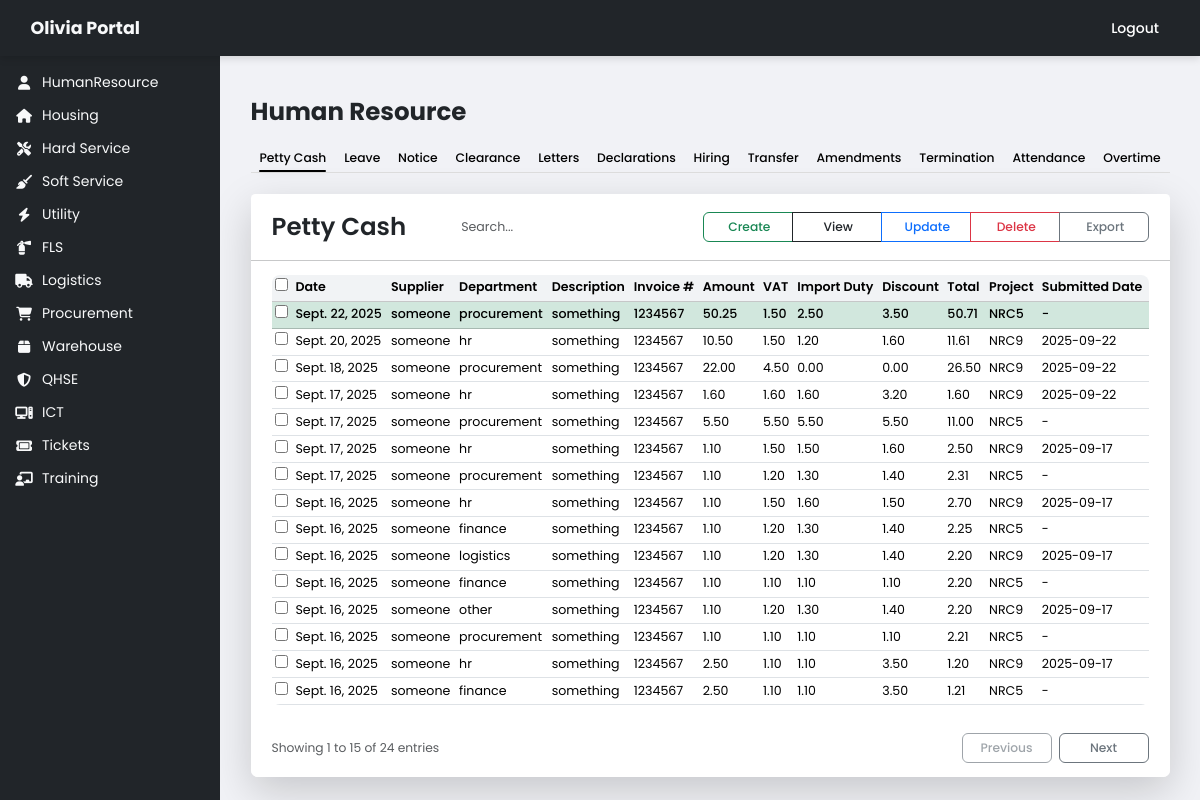
/humanresource/petty-cash/, run on the app's committed database.
### HumanResource/models.py (models this page shows, shortened)
class Cash(models.Model):
    DEPARTMENT_CHOICES = [
        ('finance', 'Finance'),
        ('hr', 'Human Resources'),
        ('it', 'IT'),
        ('logistics', 'Logistics'),
        ('procurement', 'Procurement'),
        ('other', 'Other'),
    ]
    supplier_name = models.CharField(max_length=255)
    department = models.CharField(max_length=50)
    item_description = models.TextField()
    date = models.DateField()
    invoice_number = models.CharField(max_length=100, blank=True, null=True)
    amount = models.DecimalField(max_digits=12, decimal_places=2)
    vat = models.DecimalField(max_digits=12, decimal_places=2, default=0)
    import_duty = models.DecimalField(max_digits=12, decimal_places=2, default=0)
    discount = models.DecimalField(max_digits=12, decimal_places=2, default=0)
    total = models.DecimalField(max_digits=12, decimal_places=2)
    attachments = models.FileField(upload_to='pettycash/attachments/', blank=True, null=True)
    submitted_date = models.DateField(null=True, blank=True)
    project_name = models.ForeignKey(Project, on_delete=models.CASCADE, related_name="cash_entries")
    created_at = models.DateTimeField(auto_now_add=True)

class Project(models.Model):
    project_name = models.CharField(max_length=255, unique=True)
    def __str__(self):
        return self.project_name

### HumanResource/views.py (the view, shortened to what this page needs)
# urls.py: path('petty-cash/', views.hr_petty_cash, name='hr_petty_cash'),
def hr_petty_cash(request):
    cash_list = Cash.objects.all().order_by('-created_at')
    paginator = Paginator(cash_list, 15)
    page_number = request.GET.get('page')
    cash_entries = paginator.get_page(page_number)
    form = CashForm()
    context = {
        'cash_entries': cash_entries,
        'form': form,
    }
    return render(request, 'humanresource/petty_cash.html', context)

### Housing/context_processors.py (called while the page is built)
def housing_tabs(request):
    return {"tabs": HOUSING_TABS}

### Olivia/constants.py (called while the page is built)
def departments_context(request):
    return {"departments": DEPARTMENTS}

def hr_tabs_context(request):
    return {"HR_TABS": HR_TABS}

### Olivia/views.py (called while the page is built)
def departments_context(request):
    return {"departments": DEPARTMENTS}

### HumanResource/templates/humanresource/petty_cash.html (shortened to what this page needs)
{% extends "humanresource/home.html" %}
{% load static %}
{% block hr_content %}
<div class="card shadow-lg border-0 rounded-3 mt-4">
  <div class="card-header bg-white border-0 px-4 py-3">
    <div class="d-flex align-items-center justify-content-between flex-wrap gap-2">
      <h3 class="fw-semibold mb-0" style="font-family: 'Poppins', sans-serif;">
        Petty Cash
      </h3>
      <div class="search-box mx-3">
        <input placeholder="Search..." id="search" class="form-control shadow-none" type="search">
      </div>
      <div class="btn-group">
        <button class="btn btn-sm btn-outline-success" data-bs-toggle="modal" data-bs-target="#cashModal">
           Create
        </button>
        <button id="viewBtn" class="btn btn-sm btn-outline-dark">
           View
        </button>
        <button id="updateBtn" class="btn btn-sm btn-outline-primary">
           Update
        </button>
        <button type="submit" name="delete_selected" class="btn btn-sm btn-outline-danger" id="deleteSelectedBtn">
           Delete
        </button>
        <button type="button" class="btn btn-sm btn-outline-secondary" id="exportBtn">
           Export
        </button>
      </div>
    </div>
  </div>
  <hr class="no-margin-hr">
  <div class="card-body px-4 py-3">
    <div class="table-responsive">
      <table id="cashTable" class="table table-sm align-middle table-hover mb-0"
        style="font-family: 'Poppins', sans-serif; font-size: 0.9rem;">
        <thead class="table-light text-muted">
          <tr>
            <th scope="col">
              <input type="checkbox" id="selectAll">
            </th>
            <th scope="col">Date</th>
            <th scope="col">Supplier</th>
            <th scope="col">Department</th>
            <th scope="col">Description</th>
            <th scope="col">Invoice #</th>
            <th scope="col">Amount</th>
            <th scope="col">VAT</th>
            <th scope="col">Import Duty</th>
            <th scope="col">Discount</th>
            <th scope="col">Total</th>
            <th scope="col">Project</th>
            <th scope="col">Submitted Date</th>
          </tr>
        </thead>
        <tbody>
          {% for cash in cash_entries %}
          <tr class="{% if forloop.first %}table-success new-entry{% endif %}"
            data-attachment="{% if cash.attachments %}{{ cash.attachments.url }}{% endif %}"
            data-id="{{ cash.id }}" data-date="{{ cash.date|date:'Y-m-d' }}" data-supplier="{{ cash.supplier_name }}"
            data-department="{{ cash.department }}" data-project="{{ cash.project.id }}"
            data-item="{{ cash.item_description }}" data-invoice="{{ cash.invoice_number }}"
            data-amount="{{ cash.amount }}" data-vat="{{ cash.vat }}" data-duty="{{ cash.import_duty }}"
            data-discount="{{ cash.discount }}" data-total="{{ cash.total }}">
            <td>
              <input type="checkbox" class="select-entry" name="selected_entries" id="{{ cash.id }}"
                value="{{ cash.id }}">
            </td>
            <td>{{ cash.date }}</td>
            <td class="supplier">{{ cash.supplier_name }}</td>
            <td class="department">{{ cash.department }}</td>
            <td>{{ cash.item_description }}</td>
            <td class="invoice">{{ cash.invoice_number }}</td>
            <td>{{ cash.amount }}</td>
            <td>{{ cash.vat }}</td>
            <td>{{ cash.import_duty }}</td>
            <td>{{ cash.discount }}</td>
            <td>{{ cash.total }}</td>
            <td class="project">{{ cash.project_name }}</td>
            <td>
              {% if cash.submitted_date %}
              {{ cash.submitted_date|date:"Y-m-d" }}
              {% else %}
              -
              {% endif %}
            </td>
          </tr>
          {% empty %}
          <tr>
            <td colspan="14" class="text-center text-muted">
              No petty cash records found
            </td>
          </tr>
          {% endfor %}
        </tbody>
      </table>
    </div>
  </div>
  <div class="card-footer bg-white border-0 rounded-3 py-3 px-4">
    <div class="d-flex align-items-center justify-content-between flex-wrap gap-2">
      <div class="d-flex align-items-center small text-muted">
        <span class="me-3">
          Showing {{ cash_entries.start_index }} to {{ cash_entries.end_index }} of {{ cash_entries.paginator.count }}
          entries
        </span>
      </div>
      <div class="d-flex gap-2">
        {% if cash_entries.has_previous %}
        <a href="?page={{ cash_entries.previous_page_number }}" class="btn btn-outline-secondary btn-sm">
          <i class="bi bi-chevron-left"></i> Previous
        </a>
        {% else %}
        <button class="btn btn-outline-secondary btn-sm" disabled>
           Previous
        </button>
        {% endif %}
        {% if cash_entries.has_next %}
        <a href="?page={{ cash_entries.next_page_number }}" class="btn btn-outline-secondary btn-sm">
          Next
        </a>
        {% else %}
        <button class="btn btn-outline-secondary btn-sm" disabled>
          Next <i class="bi bi-chevron-right"></i>
        </button>
        {% endif %}
      </div>
    </div>
  </div>
</div>
{% endblock %}

### HumanResource/templates/humanresource/home.html (shortened to what this page needs)
{% extends "base.html" %}
{% load static %}
{% block extra_css %}
<link href="{% static 'humanresource/css/humanresource.css' %}" rel="stylesheet">
{% endblock %}
{% block content %}
<div class="container mt-4">
  <h3 class="fw-bold">
    <a href="{% url 'humanresource_home' %}" class="text-decoration-none text-dark">
      Human Resource
    </a>
  </h3>
  <ul class="nav hr-tabs nav-fill mt-4">
    <li class="nav-item col-3 col-sm-4 col-md-auto">
      <a class="nav-link {% if request.resolver_match.url_name == 'hr_petty_cash' %}active{% endif %}"
        href="{% url 'hr_petty_cash' %}"><span>Petty Cash</span></a>
    </li>
    <li class="nav-item col-3 col-sm-4 col-md-auto">
      <a class="nav-link {% if request.resolver_match.url_name == 'hr_leave' %}active{% endif %}"
        href="{% url 'hr_leave' %}"><span>Leave</span></a>
    </li>
    <li class="nav-item col-3 col-sm-4 col-md-auto">
      <a class="nav-link {% if request.resolver_match.url_name == 'hr_work_notice' %}active{% endif %}"
        href="{% url 'hr_work_notice' %}"><span>Notice</span></a>
    </li>
    <li class="nav-item col-3 col-sm-4 col-md-auto">
      <a class="nav-link {% if request.resolver_match.url_name == 'hr_clearance' %}active{% endif %}"
        href="{% url 'hr_clearance' %}"><span>Clearance</span></a>
    </li>
    <li class="nav-item col-3 col-sm-4 col-md-auto">
      <a class="nav-link {% if request.resolver_match.url_name == 'hr_work_letters' %}active{% endif %}"
        href="{% url 'hr_work_letters' %}"><span>Letters</span></a>
    </li>
    <li class="nav-item col-3 col-sm-4 col-md-auto">
      <a class="nav-link {% if request.resolver_match.url_name == 'hr_medical_declarations' %}active{% endif %}"
        href="{% url 'hr_medical_declarations' %}"><span>Declarations</span></a>
    </li>
    <li class="nav-item col-3 col-sm-4 col-md-auto">
      <a class="nav-link {% if request.resolver_match.url_name == 'hr_staff_hiring_evaluation' %}active{% endif %}"
        href="{% url 'hr_staff_hiring_evaluation' %}"><span>Hiring</span></a>
    </li>
    <li class="nav-item col-3 col-sm-4 col-md-auto">
      <a class="nav-link {% if request.resolver_match.url_name == 'hr_transfer_request' %}active{% endif %}"
        href="{% url 'hr_transfer_request' %}"><span>Transfer</span></a>
    </li>
    <li class="nav-item col-3 col-sm-4 col-md-auto">
      <a class="nav-link {% if request.resolver_match.url_name == 'hr_contract_amendments' %}active{% endif %}"
        href="{% url 'hr_contract_amendments' %}"><span>Amendments</span></a>
    </li>
    <li class="nav-item col-3 col-sm-4 col-md-auto">
      <a class="nav-link {% if request.resolver_match.url_name == 'hr_contract_termination' %}active{% endif %}"
        href="{% url 'hr_contract_termination' %}"><span>Termination</span></a>
    </li>
    <li class="nav-item col-3 col-sm-4 col-md-auto">
      <a class="nav-link {% if request.resolver_match.url_name == 'hr_monthly_attendance' %}active{% endif %}"
        href="{% url 'hr_monthly_attendance' %}"><span>Attendance</span></a>
    </li>
    <li class="nav-item col-3 col-sm-4 col-md-auto">
      <a class="nav-link {% if request.resolver_match.url_name == 'hr_overtime' %}active{% endif %}"
        href="{% url 'hr_overtime' %}"><span>Overtime</span></a>
    </li>
  </ul>
  <div class="mt-4">
    {% block hr_content %}{% endblock %}
  </div>
</div>
{% endblock %}

### templates/base.html (shortened to what this page needs)
{% load static %}
<!DOCTYPE html>
<html lang="en">
<head>
  <link href="https://cdn.jsdelivr.net/npm/bootstrap@5.3.2/dist/css/bootstrap.min.css" rel="stylesheet">
  <link href="https://cdnjs.cloudflare.com/ajax/libs/font-awesome/6.5.0/css/all.min.css" rel="stylesheet">
  <link href="{% static 'css/style.css' %}" rel="stylesheet">
  {% block extra_css %}{% endblock %}
</head>
<body>
  <nav class="navbar navbar-expand-lg fixed-top">
    <div class="container-fluid">
      <a class="navbar-brand" href="{% url 'dashboard' %}">Olivia Portal</a>
      <div class="d-none d-lg-flex ms-auto">
        <a class="btn logout-btn" href="{% url 'logout' %}">Logout</a>
      </div>
    </div>
  </nav>
  <div class="layout" style="margin-top:56px;">
    <nav class="sidebar d-none d-lg-block">
      <ul>
        {% for dept in departments %}
        <li>
          <a class="nav-link {% if request.path == dept.url %}active{% endif %}" href="{{ dept.url }}">
            <i class="{{ dept.icon }}"></i> {{ dept.name }}
          </a>
        </li>
        {% endfor %}
      </ul>
    </nav>
    <div class="main-content">
      {% block content %}{% endblock %}
    </div>
  </div>
</body>
</html>

### static/css/style.css (style rules this page uses)
html, body { font-family: 'Poppins', sans-serif !important; font-size: 14px; font-weight: 400; color: #333; background-color: #f8f9fa; margin: 0; padding: 0; height: calc(100vh - 56px); }
h1, h2, h3, h4, h5, h6 { font-weight: 600; color: #212529; }
.btn { font-family: 'Poppins', sans-serif !important; font-weight: 500; border-radius: 8px; transition: all 0.3s ease; }
.btn-sm { min-width: 90px; height: 30px; display: inline-flex; align-items: center; justify-content: center; font-size: 0.875rem; border-radius: 6px; }
.card { border-radius: 10px; transition: all 0.3s ease; }
.table { font-size: 0.9rem; border-radius: 8px; overflow: hidden; transition: all 0.3s ease; }
.table th { font-weight: 600; background-color: #f1f3f5; }
.form-control, .form-select { font-family: 'Poppins', sans-serif !important; font-size: 0.9rem; border-radius: 6px; transition: all 0.3s ease; }
.search-box { position: relative; flex: 1; max-width: 260px; }
.search-box input.form-control { height: 38px; border: none; border-radius: 20px; padding-left: 34px; background: transparent; box-shadow: none; font-size: 0.9rem; }
.layout { display: flex; height: calc(100vh - 56px); overflow: hidden; }
.navbar { background-color: #212529; box-shadow: 0 2px 8px rgba(0, 0, 0, 0.15); height: 56px !important; min-height: 56px !important; line-height: 56px !important; display: flex; align-items: center; padding: 0 20px; }
.navbar-brand { font-weight: 700; color: #f8f9fa !important; }
.sidebar { width: 220px; background-color: #212529; color: #f8f9fa; display: flex; flex-direction: column; padding-top: 10px; flex-shrink: 0; }
.sidebar ul { list-style: none; padding: 0; margin: 0; }
.sidebar li { margin: 0; }
.sidebar a { display: flex; align-items: center; gap: 8px; color: #f8f9fa; text-decoration: none; padding: 6px 14px; border-radius: 6px; transition: all 0.3s ease; }
.sidebar i { font-size: 1rem; min-width: 20px; text-align: center; }
.main-content { flex-grow: 1; background-color: #f1f2f6; overflow-y: auto; padding: 20px; }
.logout-btn { border: none; color: #fff !important; background: transparent; text-decoration: none; transition: all 0.3s ease; }
.sidebar { overflow-y: auto; }

### HumanResource/static/humanresource/css/humanresource.css (style rules this page uses)
.no-margin-hr { margin: 0 !important; }
.hr-tabs { border-bottom: 1px solid #ddd; display: flex; flex-wrap: wrap; gap: 0rem; padding-left: 0; list-style: none; }
.hr-tabs .nav-item { text-align: center; margin-bottom: 0.25rem; }
.hr-tabs .nav-link { color: #000 !important; font-weight: 500; font-size: 0.88rem; border: none; background: transparent; padding: 0; position: relative; display: inline-block; transition: color 0.3s ease; }
.hr-tabs .nav-link span { position: relative; display: inline-block; }
.hr-tabs .nav-link span::after { content: ""; position: absolute; left: 0; bottom: -4px; width: 100%; height: 2px; background-color: #000; border-radius: 2px; transform: scaleX(0); transform-origin: left; transition: transform 0.3s ease, box-shadow 0.3s ease; box-shadow: 0 2px 6px rgba(0, 0, 0, 0.08); }
.hr-tabs .nav-link.active span::after { transform: scaleX(1); }
.new-entry { background-color: #e6f7ff !important; font-weight: 500; transition: background-color 0.5s ease; animation: highlightFade 2s ease; }

### data on the page
Cash: date "Sept. 22, 2025", supplier_name "someone", department "procurement", item_description "something", invoice_number "1234567", amount "50.25", vat "1.50", import_duty "2.50", discount "3.50", total "50.71", project_name "NRC5"
Cash: date "Sept. 20, 2025", supplier_name "someone", department "hr", item_description "something", invoice_number "1234567", amount "10.50", vat "1.50", import_duty "1.20", discount "1.60", total "11.61", project_name "NRC9", submitted_date "2025-09-22"
Cash: date "Sept. 18, 2025", supplier_name "someone", department "procurement", item_description "something", invoice_number "1234567", amount "22.00", vat "4.50", import_duty "0.00", discount "0.00", total "26.50", project_name "NRC9", submitted_date "2025-09-22"
Cash: date "Sept. 17, 2025", supplier_name "someone", department "hr", item_description "something", invoice_number "1234567", amount "1.60", vat "1.60", import_duty "1.60", discount "3.20", total "1.60", project_name "NRC9", submitted_date "2025-09-22"
Cash: date "Sept. 17, 2025", supplier_name "someone", department "procurement", item_description "something", invoice_number "1234567", amount "5.50", vat "5.50", import_duty "5.50", discount "5.50", total "11.00", project_name "NRC5"
Cash: date "Sept. 17, 2025", supplier_name "someone", department "hr", item_description "something", invoice_number "1234567", amount "1.10", vat "1.50", import_duty "1.50", discount "1.60", total "2.50", project_name "NRC9", submitted_date "2025-09-17"
Cash: date "Sept. 17, 2025", supplier_name "someone", department "procurement", item_description "something", invoice_number "1234567", amount "1.10", vat "1.20", import_duty "1.30", discount "1.40", total "2.31", project_name "NRC5"
Cash: date "Sept. 16, 2025", supplier_name "someone", department "hr", item_description "something", invoice_number "1234567", amount "1.10", vat "1.50", import_duty "1.60", discount "1.50", total "2.70", project_name "NRC9", submitted_date "2025-09-17"
Cash: date "Sept. 16, 2025", supplier_name "someone", department "finance", item_description "something", invoice_number "1234567", amount "1.10", vat "1.20", import_duty "1.30", discount "1.40", total "2.25", project_name "NRC5"
Cash: date "Sept. 16, 2025", supplier_name "someone", department "logistics", item_description "something", invoice_number "1234567", amount "1.10", vat "1.20", import_duty "1.30", discount "1.40", total "2.20", project_name "NRC9", submitted_date "2025-09-17"
Cash: date "Sept. 16, 2025", supplier_name "someone", department "finance", item_description "something", invoice_number "1234567", amount "1.10", vat "1.10", import_duty "1.10", discount "1.10", total "2.20", project_name "NRC5"
Cash: date "Sept. 16, 2025", supplier_name "someone", department "other", item_description "something", invoice_number "1234567", amount "1.10", vat "1.20", import_duty "1.30", discount "1.40", total "2.20", project_name "NRC9", submitted_date "2025-09-17"
Cash: date "Sept. 16, 2025", supplier_name "someone", department "procurement", item_description "something", invoice_number "1234567", amount "1.10", vat "1.10", import_duty "1.10", discount "1.10", total "2.21", project_name "NRC5"
Cash: date "Sept. 16, 2025", supplier_name "someone", department "hr", item_description "something", invoice_number "1234567", amount "2.50", vat "1.10", import_duty "1.10", discount "3.50", total "1.20", project_name "NRC9", submitted_date "2025-09-17"
Cash: date "Sept. 16, 2025", supplier_name "someone", department "finance", item_description "something", invoice_number "1234567", amount "2.50", vat "1.10", import_duty "1.10", discount "3.50", total "1.21", project_name "NRC5"

### other printed values
{{ dept.name }} "HumanResource" "Housing" "Hard Service" "Soft Service" "Utility" "FLS" "Logistics" "Procurement" "Warehouse" "QHSE" "ICT" "Tickets" "Training"
{{ cash_entries.start_index }} "1"
{{ cash_entries.end_index }} "15"
{{ cash_entries.paginator.count }} "24"
